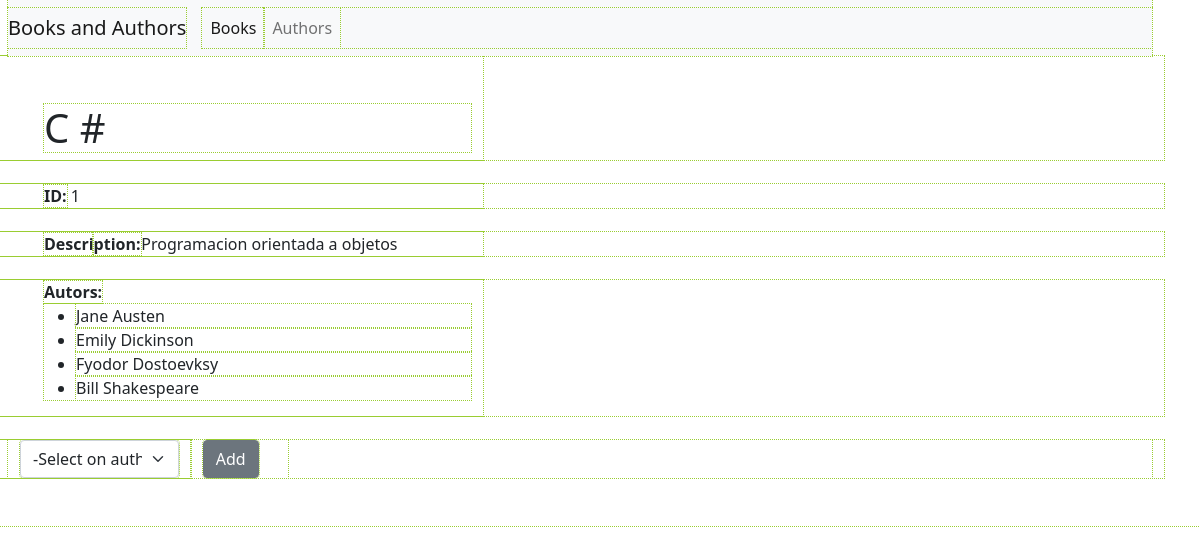
Screenshot of /books/1 with the database file from the repository.
### books_authors_app/models.py (models this page shows)
class Book(models.Model):
    title = models.CharField(max_length=255)
    desc = models.TextField()

class Author(models.Model):
    first_name = models.CharField(max_length=255)
    last_name = models.CharField(max_length=255)
    books = models.ManyToManyField(Book, related_name='author')
    notes = models.TextField()

### books_authors_app/views.py (the view)
# urls.py: path('books/<int:id>', views.book_view),
def book_view(request, id):
    libro_id = Book.objects.get(id=int(id))
    if request.method == 'POST':
        autor_get = Author.objects.get(id=int(request.POST['autor_get']))
        libro_id.author.add(autor_get)
    autores = libro_id.author.all()
    excludes = []
    for ex in Author.objects.all():
        if ex in autores:
            excludes.append(ex.first_name)
    autores_out = Author.objects.exclude(first_name__in=excludes)
    context = {'libro': libro_id, 'autores': autores, 'autores_out': autores_out}
    return render(request, 'book_view.html', context)

### books_authors_app/templates/book_view.html (shortened to what this page needs)
<!DOCTYPE html>
<html lang="es">
<head>
    <link href="https://cdn.jsdelivr.net/npm/bootstrap@5.1.0/dist/css/bootstrap.min.css" rel="stylesheet">
    {% load static %}
    <link rel="stylesheet" href="{% static 'css/style.css' %}">
</head>
<body>
    <div class="container-fluid p-5 pt-0 ps-2 bg-white">
        <nav class="navbar navbar-expand-lg navbar-light bg-light">
        <a class="navbar-brand" href="">Books and Authors</a>
        <div class="collapse navbar-collapse" id="navbarNav">
            <ul class="navbar-nav">
            <li class="nav-item">
            <a class="nav-link active" aria-current="page" href="/books">Books</a>
            </li>
            <li class="nav-item">
            <a class="nav-link" href="/authors">Authors</a>
            </li>
            </ul>
        </div>
        </nav>
        <div class="row">
            <div class="col-md-5 ps-5 pt-5">
                <h1>{{libro.title}}</h1>
            </div>
        </div>
        <div class="row mt-4">
            <div class="col-md-5 ps-5">
            <b>ID:</b> {{libro.id}}
            </div>
        </div>
        <div class="row mt-4">
            <div class="col-md-1 ps-5">
                <b>Description:</b>
            </div>
            <div class="col-md-4 ps-5">
                {{libro.desc}}
            </div>
        </div>
        <div class="row mt-4">
            <div class="col-md-5 ps-5">
                <b>Autors:</b>
                <ul>
                    {% for autor in autores %}
                        <li>{{autor.first_name}} {{autor.last_name}}</li>
                    {% endfor %}
                </ul>
            </div>
        </div>
        <form action="/books/{{libro.id}}" method="post">{% csrf_token %}
        <div class="row mt-4">
                <div class="col-md-2 ps-4">
                    <select class="form-select" aria-label="Default select example" name='autor_get'>
                        <option selected>-Select on author-</option>
                    </select>
                </div>
                <div class='col-md-1'>
                    <button type="submit" class="btn btn-secondary">Add</button>
                </div>
        </div>
        </form>
    </div>
    </body>
</html>

### books_authors_app/static/css/style.css (style rules this page uses)
* { outline: 1px dotted yellowgreen; margin: 0px; padding: 0px; }

### rows the page displays
Book: title "C #", id "1", desc "Programacion orientada a objetos"
Author: first_name "Jane", last_name "Austen"
Author: first_name "Emily", last_name "Dickinson"
Author: first_name "Fyodor", last_name "Dostoevksy"
Author: first_name "Bill", last_name "Shakespeare"
